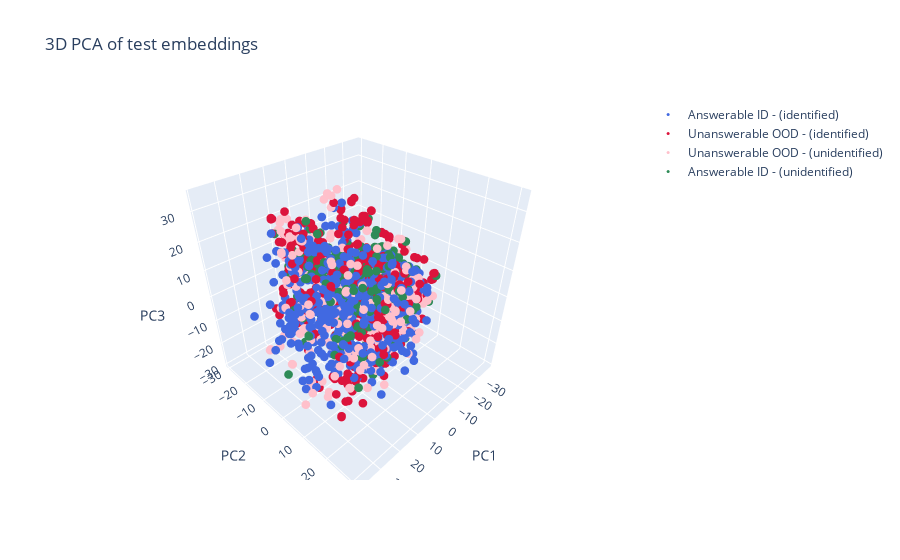

The notebook cell this image was saved under:
### Code cell
# Plot PCA, t-SNE and UMAP of classified samples  
# -----------------------------------
from src.analysis.visual_analysis import plot_dim_reduction_3d_embeddings

pca_config = {'n_components': 3}
tsne_config = {'n_components': 3, 'perplexity': 100}
umap_config = {'n_components': 3, 'n_neighbors': 15, 'min_dist': 0.1}

# --- PCA only ---
_ = plot_dim_reduction_3d_embeddings(
    id_test_embeddings=id_test_embeddings, 
    od_test_embeddings=od_test_embeddings, 
    labels_id=labels_id_thresh, 
    labels_ood=labels_ood_thresh, 
    pca_config=pca_config
)

### Figure 1 — Plotly figure (JSON) as saved in the notebook; plotly's stock layout.template omitted (floating-point values rounded to 4 significant figures; data arrays with more than 128 entries replaced by an {"elided": "..."} marker saying what was removed)
{"data": [{"marker": {"color": "royalblue", "size": 3}, "mode": "markers", "name": "Answerable ID - (identified)", "type": "scatter3d", "x": {"elided": "639 float values"}, "y": {"elided": "639 float values"}, "z": {"elided": "639 float values"}}, {"marker": {"color": "crimson", "size": 3}, "mode": "markers", "name": "Unanswerable OOD - (identified)", "type": "scatter3d", "x": {"elided": "658 float values"}, "y": {"elided": "658 float values"}, "z": {"elided": "658 float values"}}, {"marker": {"color": "pink", "size": 3}, "mode": "markers", "name": "Unanswerable OOD - (unidentified)", "type": "scatter3d", "x": {"elided": "342 float values"}, "y": {"elided": "342 float values"}, "z": {"elided": "342 float values"}}, {"marker": {"color": "seagreen", "size": 3}, "mode": "markers", "name": "Answerable ID - (unidentified)", "type": "scatter3d", "x": {"elided": "361 float values"}, "y": {"elided": "361 float values"}, "z": {"elided": "361 float values"}}], "layout": {"legend": {"font": {"size": 12}}, "scene": {"aspectmode": "cube", "xaxis": {"title": {"text": "PC1"}}, "yaxis": {"title": {"text": "PC2"}}, "zaxis": {"title": {"text": "PC3"}}}, "title": {"text": "3D PCA of test embeddings"}}}
